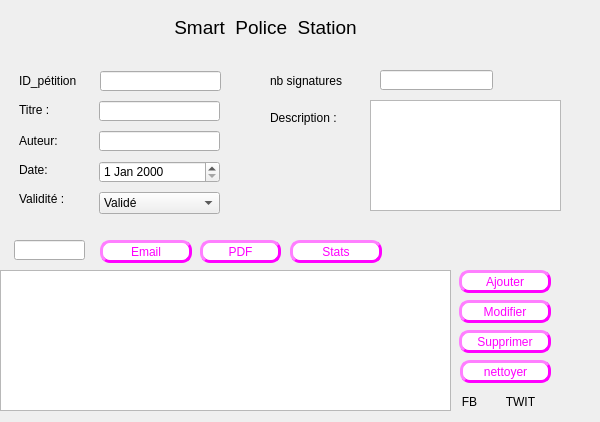
       <widget class="QWidget" name="page_10">
        <widget class="QLabel" name="label_101">
         <property name="geometry">
          <rect>
           <x>270</x>
           <y>110</y>
           <width>111</width>
           <height>16</height>
          </rect>
         </property>
         <property name="text">
          <string>Description :</string>
         </property>
        </widget>
        <widget class="QPushButton" name="pause">
         <property name="geometry">
          <rect>
           <x>489</x>
           <y>10</y>
           <width>75</width>
           <height>51</height>
          </rect>
         </property>
         <property name="styleSheet">
          <string notr="true">border-style:outset ; 
border-width:0px ; 
border-radius:0px;</string>
         </property>
         <property name="text">
          <string/>
         </property>
         <property name="icon">
          <iconset>
           <normaloff>../../../Documents/PoliceStation2/Nouveau dossier/break-2398780_1280.png</normaloff>../../../Documents/PoliceStation2/Nouveau dossier/break-2398780_1280.png</iconset>
         </property>
         <property name="iconSize">
          <size>
           <width>200</width>
           <height>50</height>
          </size>
         </property>
        </widget>
        <widget class="QLabel" name="label_102">
         <property name="geometry">
          <rect>
           <x>19</x>
           <y>163</y>
           <width>47</width>
           <height>13</height>
          </rect>
         </property>
         <property name="text">
          <string>Date:</string>
         </property>
        </widget>
        <widget class="QPushButton" name="pushButton_48">
         <property name="geometry">
          <rect>
           <x>100</x>
           <y>240</y>
           <width>92</width>
           <height>23</height>
          </rect>
         </property>
         <property name="styleSheet">
          <string notr="true">
background-color:white; 
color: rgb(255, 0, 255);
border-style:outset ; 
border-width:3px ; 
border-radius:10px;</string>
         </property>
         <property name="text">
          <string>Email</string>
         </property>
        </widget>
        <widget class="QPushButton" name="play_2">
         <property name="geometry">
          <rect>
           <x>426</x>
           <y>-1</y>
           <width>75</width>
           <height>71</height>
          </rect>
         </property>
         <property name="styleSheet">
          <string notr="true">border-style:outset ; 
border-width:0px ; 
border-radius:0px;</string>
         </property>
         <property name="text">
          <string/>
         </property>
         <property name="icon">
          <iconset>
           <normaloff>../../../Documents/PoliceStation2/Nouveau dossier/play-button-circled.png</normaloff>../../../Documents/PoliceStation2/Nouveau dossier/play-button-circled.png</iconset>
         </property>
         <property name="iconSize">
          <size>
           <width>220</width>
           <height>55</height>
          </size>
         </property>
        </widget>
        <widget class="QDateEdit" name="dateEdit_2">
         <property name="geometry">
          <rect>
           <x>99</x>
           <y>161</y>
           <width>121</width>
           <height>22</height>
          </rect>
         </property>
        </widget>
        <widget class="QPushButton" name="ajouter_petition">
         <property name="geometry">
          <rect>
           <x>459</x>
           <y>270</y>
           <width>92</width>
           <height>23</height>
          </rect>
         </property>
         <property name="styleSheet">
          <string notr="true">
background-color:white; 
color: rgb(255, 0, 255);
border-style:outset ; 
border-width:3px ; 
border-radius:10px;</string>
         </property>
         <property name="text">
          <string>Ajouter</string>
         </property>
        </widget>
        <widget class="QLabel" name="label_103">
         <property name="geometry">
          <rect>
           <x>19</x>
           <y>191</y>
           <width>71</width>
           <height>16</height>
          </rect>
         </property>
         <property name="text">
          <string>Validité :</string>
         </property>
        </widget>
        <widget class="QLabel" name="label_110">
         <property name="geometry">
          <rect>
           <x>270</x>
           <y>70</y>
           <width>111</width>
           <height>21</height>
          </rect>
         </property>
         <property name="text">
          <string>nb signatures </string>
         </property>
        </widget>
        <widget class="QPushButton" name="supprimer_petition">
         <property name="geometry">
          <rect>
           <x>459</x>
           <y>330</y>
           <width>92</width>
           <height>23</height>
          </rect>
         </property>
         <property name="styleSheet">
          <string notr="true">
background-color:white; 
color: rgb(255, 0, 255);
border-style:outset ; 
border-width:3px ; 
border-radius:10px;</string>
         </property>
         <property name="text">
          <string>Supprimer</string>
         </property>
        </widget>
        <widget class="QTextEdit" name="description_pet">
         <property name="geometry">
          <rect>
           <x>370</x>
           <y>100</y>
           <width>191</width>
           <height>111</height>
          </rect>
         </property>
        </widget>
        <widget class="QLabel" name="label_111">
         <property name="geometry">
          <rect>
           <x>19</x>
           <y>133</y>
           <width>61</width>
           <height>16</height>
          </rect>
         </property>
         <property name="text">
          <string>Auteur:</string>
         </property>
        </widget>
        <widget class="QLabel" name="policou_21">
         <property name="geometry">
          <rect>
           <x>169</x>
           <y>10</y>
           <width>231</width>
           <height>35</height>
          </rect>
         </property>
         <property name="sizePolicy">
          <sizepolicy hsizetype="Preferred" vsizetype="Maximum">
           <horstretch>0</horstretch>
           <verstretch>0</verstretch>
          </sizepolicy>
         </property>
         <property name="font">
          <font>
           <family>Arial</family>
           <pointsize>14</pointsize>
           <weight>50</weight>
           <bold>false</bold>
           <underline>false</underline>
          </font>
         </property>
         <property name="text">
          <string> Smart  Police  Station</string>
         </property>
         <property name="textFormat">
          <enum>Qt::PlainText</enum>
         </property>
        </widget>
        <widget class="QPushButton" name="pdf_petition">
         <property name="geometry">
          <rect>
           <x>200</x>
           <y>240</y>
           <width>81</width>
           <height>23</height>
          </rect>
         </property>
         <property name="styleSheet">
          <string notr="true">
background-color:white; 
color: rgb(255, 0, 255);
border-style:outset ; 
border-width:3px ; 
border-radius:10px;</string>
         </property>
         <property name="text">
          <string>PDF</string>
         </property>
        </widget>
        <widget class="QLineEdit" name="titre_pet">
         <property name="geometry">
          <rect>
           <x>99</x>
           <y>101</y>
           <width>121</width>
           <height>20</height>
          </rect>
         </property>
        </widget>
        <widget class="QLabel" name="idpetition_5">
         <property name="geometry">
          <rect>
           <x>19</x>
           <y>73</y>
           <width>81</width>
           <height>16</height>
          </rect>
         </property>
         <property name="text">
          <string>ID_pétition</string>
         </property>
        </widget>
        <widget class="QTableView" name="tab_petition">
         <property name="geometry">
          <rect>
           <x>0</x>
           <y>270</y>
           <width>451</width>
           <height>141</height>
          </rect>
         </property>
        </widget>
        <widget class="QLineEdit" name="auteur_pet">
         <property name="geometry">
          <rect>
           <x>99</x>
           <y>131</y>
           <width>121</width>
           <height>20</height>
          </rect>
         </property>
        </widget>
        <widget class="QPushButton" name="modifier_petition">
         <property name="geometry">
          <rect>
           <x>459</x>
           <y>300</y>
           <width>92</width>
           <height>23</height>
          </rect>
         </property>
         <property name="styleSheet">
          <string notr="true">
background-color:white; 
color: rgb(255, 0, 255);
border-style:outset ; 
border-width:3px ; 
border-radius:10px;</string>
         </property>
         <property name="text">
          <string>Modifier</string>
         </property>
        </widget>
        <widget class="QLineEdit" name="nbr_pet">
         <property name="geometry">
          <rect>
           <x>380</x>
           <y>70</y>
           <width>113</width>
           <height>20</height>
          </rect>
         </property>
        </widget>
        <widget class="QComboBox" name="validite_pet">
         <property name="geometry">
          <rect>
           <x>99</x>
           <y>192</y>
           <width>121</width>
           <height>22</height>
          </rect>
         </property>
         <property name="styleSheet">
          <string notr="true"/>
         </property>
         <item>
          <property name="text">
           <string>Validé</string>
          </property>
         </item>
         <item>
          <property name="text">
           <string>Non validé</string>
          </property>
         </item>
        </widget>
        <widget class="QLabel" name="label_112">
         <property name="geometry">
          <rect>
           <x>19</x>
           <y>103</y>
           <width>47</width>
           <height>13</height>
          </rect>
         </property>
         <property name="text">
          <string>Titre :</string>
         </property>
        </widget>
        <widget class="QLineEdit" name="id_pet">
         <property name="geometry">
          <rect>
           <x>100</x>
           <y>71</y>
           <width>121</width>
           <height>20</height>
          </rect>
         </property>
        </widget>
        <widget class="QPushButton" name="nettoyer_3">
         <property name="geometry">
          <rect>
           <x>460</x>
           <y>360</y>
           <width>91</width>
           <height>23</height>
          </rect>
         </property>
         <property name="styleSheet">
          <string notr="true">
background-color:white; 
color: rgb(255, 0, 255);
border-style:outset ; 
border-width:3px ; 
border-radius:10px;</string>
         </property>
         <property name="text">
          <string>nettoyer</string>
         </property>
        </widget>
        <widget class="QLineEdit" name="recherche_dynamique">
         <property name="geometry">
          <rect>
           <x>14</x>
           <y>240</y>
           <width>71</width>
           <height>20</height>
          </rect>
         </property>
        </widget>
        <widget class="QPushButton" name="pushButton_twitter">
         <property name="geometry">
          <rect>
           <x>490</x>
           <y>390</y>
           <width>61</width>
           <height>23</height>
          </rect>
         </property>
         <property name="styleSheet">
          <string notr="true">border-style:outset ; 
border-width:0px ; 
border-radius:0px;</string>
         </property>
         <property name="text">
          <string>TWIT</string>
         </property>
         <property name="icon">
          <iconset>
           <normaloff>../../../../Downloads/sm_5b32227ca3eb9.jpg</normaloff>../../../../Downloads/sm_5b32227ca3eb9.jpg</iconset>
         </property>
         <property name="iconSize">
          <size>
           <width>200</width>
           <height>30</height>
          </size>
         </property>
        </widget>
        <widget class="QPushButton" name="pushButton_facebook">
         <property name="geometry">
          <rect>
           <x>449</x>
           <y>390</y>
           <width>41</width>
           <height>23</height>
          </rect>
         </property>
         <property name="styleSheet">
          <string notr="true">border-style:outset ; 
border-width:0px ; 
border-radius:0px;</string>
         </property>
         <property name="text">
          <string>FB</string>
         </property>
         <property name="icon">
          <iconset>
           <normaloff>../../../../Downloads/png-clipart-facebook-logo-computer-icons-facebook-the-bulwell-academy-like-button-icon-like-s-miscellaneous-blue.png</normaloff>../../../../Downloads/png-clipart-facebook-logo-computer-icons-facebook-the-bulwell-academy-like-button-icon-like-s-miscellaneous-blue.png</iconset>
         </property>
        </widget>
        <widget class="QPushButton" name="voir_stats">
         <property name="geometry">
          <rect>
           <x>290</x>
           <y>240</y>
           <width>92</width>
           <height>23</height>
          </rect>
         </property>
         <property name="styleSheet">
          <string notr="true">
background-color:white; 
color: rgb(255, 0, 255);
border-style:outset ; 
border-width:3px ; 
border-radius:10px;</string>
         </property>
         <property name="text">
          <string>Stats</string>
         </property>
        </widget>
        <widget class="QLabel" name="label_id_pet">
         <property name="geometry">
          <rect>
           <x>240</x>
           <y>70</y>
           <width>21</width>
           <height>16</height>
          </rect>
         </property>
         <property name="text">
          <string/>
         </property>
         <property name="scaledContents">
          <bool>true</bool>
         </property>
        </widget>
        <widget class="QLabel" name="label_titre">
         <property name="geometry">
          <rect>
           <x>230</x>
           <y>100</y>
           <width>21</width>
           <height>16</height>
          </rect>
         </property>
         <property name="text">
          <string/>
         </property>
         <property name="scaledContents">
          <bool>true</bool>
         </property>
        </widget>
        <widget class="QLabel" name="label_auteur">
         <property name="geometry">
          <rect>
           <x>230</x>
           <y>130</y>
           <width>21</width>
           <height>16</height>
          </rect>
         </property>
         <property name="text">
          <string/>
         </property>
         <property name="scaledContents">
          <bool>true</bool>
         </property>
        </widget>
        <widget class="QLabel" name="label_date">
         <property name="geometry">
          <rect>
           <x>230</x>
           <y>160</y>
           <width>21</width>
           <height>16</height>
          </rect>
         </property>
         <property name="text">
          <string/>
         </property>
         <property name="scaledContents">
          <bool>true</bool>
         </property>
        </widget>
        <widget class="QLabel" name="label_validite">
         <property name="geometry">
          <rect>
           <x>230</x>
           <y>200</y>
           <width>21</width>
           <height>16</height>
          </rect>
         </property>
         <property name="text">
          <string/>
         </property>
         <property name="scaledContents">
          <bool>true</bool>
         </property>
        </widget>
        <widget class="QLabel" name="label_nbr">
         <property name="geometry">
          <rect>
           <x>500</x>
           <y>70</y>
           <width>21</width>
           <height>16</height>
          </rect>
         </property>
         <property name="text">
          <string/>
         </property>
         <property name="scaledContents">
          <bool>true</bool>
         </property>
        </widget>
        <widget class="QLabel" name="label_description">
         <property name="geometry">
          <rect>
           <x>570</x>
           <y>100</y>
           <width>21</width>
           <height>16</height>
          </rect>
         </property>
         <property name="text">
          <string/>
         </property>
         <property name="scaledContents">
          <bool>true</bool>
         </property>
        </widget>
       </widget>
